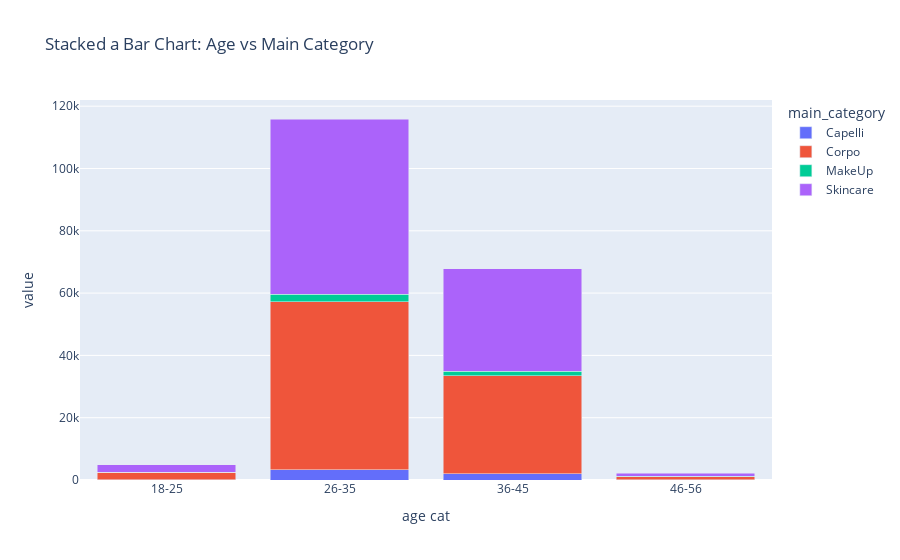

Notebook source saved alongside this figure:
### Code cell
import pandas as pd
import plotly.express as px

# Raggruppa i dati per età e categoria principale
df_grouped = df_beauty.groupby(['age cat', 'main_category']).size().unstack(fill_value=0)

# Crea il grafico a barre impilate
fig = px.bar(df_grouped, 
             barmode="stack", 
             title="Stacked a Bar Chart: Age vs Main Category")

# Mostra il grafico
fig.show()

### Figure 1 — Plotly figure (JSON) as saved in the notebook; plotly's stock layout.template omitted (floating-point values rounded to 4 significant figures)
{"data": [{"alignmentgroup": "True", "hovertemplate": "main_category=Capelli<br>age cat=%{x}<br>value=%{y}<extra></extra>", "legendgroup": "Capelli", "marker": {"color": "#636efa", "pattern": {"shape": ""}}, "name": "Capelli", "offsetgroup": "Capelli", "orientation": "v", "showlegend": true, "textposition": "auto", "type": "bar", "x": ["18-25", "26-35", "36-45", "46-56"], "xaxis": "x", "y": [157, 3296, 1943, 53], "yaxis": "y"}, {"alignmentgroup": "True", "hovertemplate": "main_category=Corpo<br>age cat=%{x}<br>value=%{y}<extra></extra>", "legendgroup": "Corpo", "marker": {"color": "#EF553B", "pattern": {"shape": ""}}, "name": "Corpo", "offsetgroup": "Corpo", "orientation": "v", "showlegend": true, "textposition": "auto", "type": "bar", "x": ["18-25", "26-35", "36-45", "46-56"], "xaxis": "x", "y": [2287, 53913, 31551, 1030], "yaxis": "y"}, {"alignmentgroup": "True", "hovertemplate": "main_category=MakeUp<br>age cat=%{x}<br>value=%{y}<extra></extra>", "legendgroup": "MakeUp", "marker": {"color": "#00cc96", "pattern": {"shape": ""}}, "name": "MakeUp", "offsetgroup": "MakeUp", "orientation": "v", "showlegend": true, "textposition": "auto", "type": "bar", "x": ["18-25", "26-35", "36-45", "46-56"], "xaxis": "x", "y": [113, 2463, 1442, 43], "yaxis": "y"}, {"alignmentgroup": "True", "hovertemplate": "main_category=Skincare<br>age cat=%{x}<br>value=%{y}<extra></extra>", "legendgroup": "Skincare", "marker": {"color": "#ab63fa", "pattern": {"shape": ""}}, "name": "Skincare", "offsetgroup": "Skincare", "orientation": "v", "showlegend": true, "textposition": "auto", "type": "bar", "x": ["18-25", "26-35", "36-45", "46-56"], "xaxis": "x", "y": [2388, 56214, 32910, 1008], "yaxis": "y"}], "layout": {"barmode": "stack", "legend": {"title": {"text": "main_category"}, "tracegroupgap": 0}, "title": {"text": "Stacked a Bar Chart: Age vs Main Category"}, "xaxis": {"anchor": "y", "domain": [0, 1], "title": {"text": "age cat"}}, "yaxis": {"anchor": "x", "domain": [0, 1], "title": {"text": "value"}}}}
